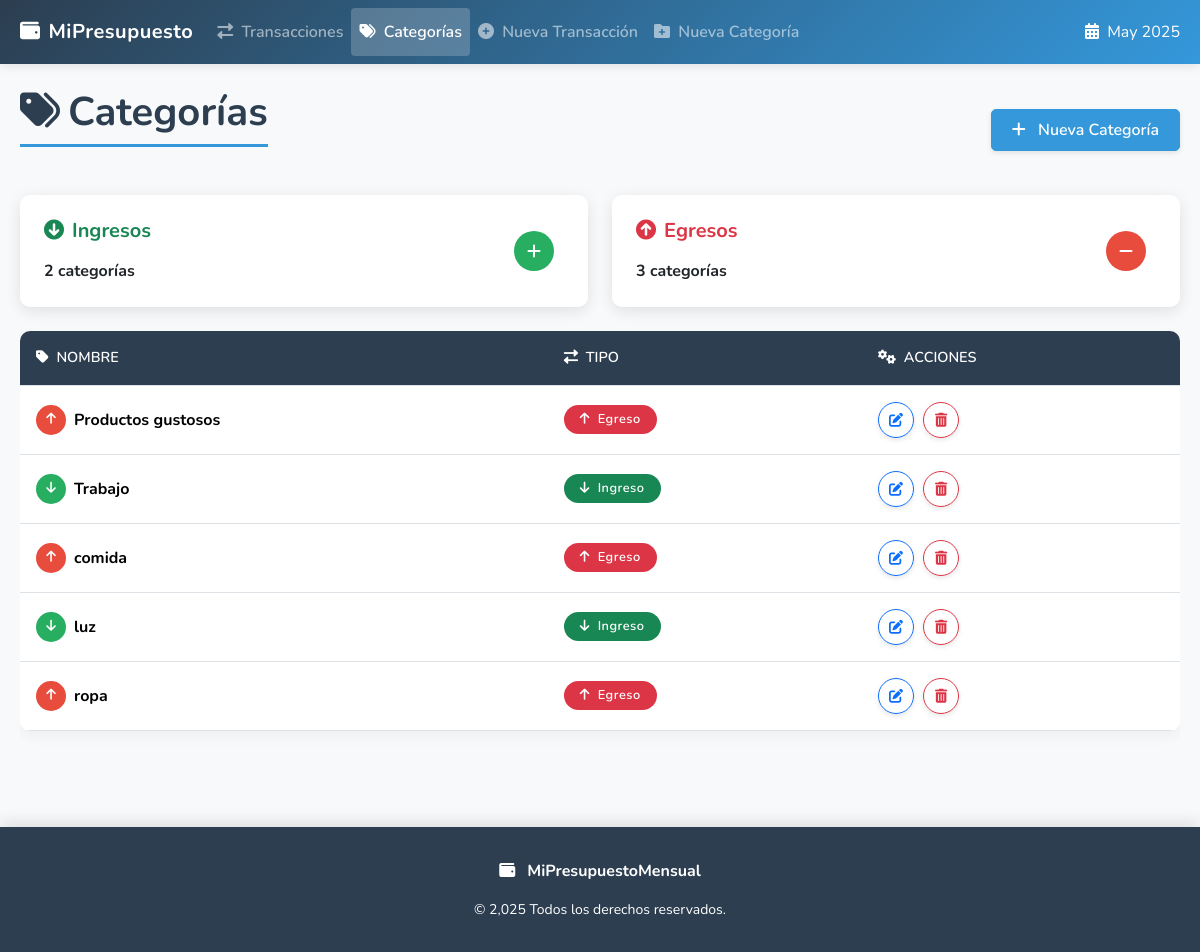
/app/categorias/, run on the app's committed database.
### tracker/models.py (models this page shows, shortened)
class Categoria(models.Model):
    TIPO_CHOICES = [
        ('INGRESO', 'Ingreso'),
        ('EGRESO', 'Egreso'),
    ]
    nombre = models.CharField(max_length=100, unique=True)
    tipo = models.CharField(max_length=7, choices=TIPO_CHOICES)

### tracker/views.py (the view)
# urls.py: path('categorias/', views.categoria_list_view, name='categoria_list'),
def categoria_list_view(request):
    categorias = Categoria.objects.all().order_by('nombre')
    ingreso_count = categorias.filter(tipo='INGRESO').count()
    egreso_count = categorias.filter(tipo='EGRESO').count()
    context = {
        'categorias': categorias,
        'ingreso_count': ingreso_count,
        'egreso_count': egreso_count,
        'current_year': datetime.date.today().year,
    }
    return render(request, 'categoria_list.html', context)

### template/categoria_list.html (shortened to what this page needs)
<!doctype html>
<html lang="es">
<head>
    <link href="https://cdn.jsdelivr.net/npm/bootstrap@5.3.3/dist/css/bootstrap.min.css" rel="stylesheet">
    <link rel="stylesheet" href="https://cdnjs.cloudflare.com/ajax/libs/font-awesome/6.0.0-beta3/css/all.min.css">
</head>
<body>
    <nav class="navbar navbar-expand-lg navbar-dark mb-4">
        <div class="container">
            <a class="navbar-brand" href="{% url 'tracker:transaccion_list' %}">
                <i class="fas fa-wallet me-2"></i>MiPresupuesto
            </a>
            <div class="collapse navbar-collapse" id="navbarNav">
                <ul class="navbar-nav me-auto">
                    <li class="nav-item">
                        <a class="nav-link" href="{% url 'tracker:transaccion_list' %}">
                            <i class="fas fa-exchange-alt me-1"></i> Transacciones
                        </a>
                    </li>
                    <li class="nav-item">
                        <a class="nav-link active" href="{% url 'tracker:categoria_list' %}">
                            <i class="fas fa-tags me-1"></i> Categorías
                        </a>
                    </li>
                    <li class="nav-item">
                        <a class="nav-link" href="{% url 'tracker:transaccion_create' %}">
                            <i class="fas fa-plus-circle me-1"></i> Nueva Transacción
                        </a>
                    </li>
                    <li class="nav-item">
                        <a class="nav-link" href="{% url 'tracker:categoria_create' %}">
                            <i class="fas fa-folder-plus me-1"></i> Nueva Categoría
                        </a>
                    </li>
                </ul>
                <div class="d-flex">
                    <span class="text-white">
                        <i class="fas fa-calendar-alt me-1"></i> {% now "F Y" %}
                    </span>
                </div>
            </div>
        </div>
    </nav>
    <div class="container">
        <div class="d-flex justify-content-between align-items-center mb-4 fade-in">
            <h1><i class="fas fa-tags me-2"></i>Categorías</h1>
            <a href="{% url 'tracker:categoria_create' %}" class="btn btn-primary">
                <i class="fas fa-plus me-2"></i> Nueva Categoría
            </a>
        </div>
        <div class="row mb-4 fade-in" style="animation-delay: 0.2s;">
            <div class="col-md-6">
                <div class="card bg-white">
                    <div class="card-body">
                        <div class="d-flex justify-content-between align-items-center">
                            <div>
                                <h5 class="card-title text-success"><i class="fas fa-arrow-circle-down me-2"></i>Ingresos</h5>
                                <p class="card-text mb-0">
                                    <strong>
                                        {{ ingreso_count }} {% if ingreso_count == 1 %}categoría{% else %}categorías{% endif %}
                                    </strong>
                                </p>
                            </div>
                            <div class="circle-icon icon-ingreso">
                                <i class="fas fa-plus"></i>
                            </div>
                        </div>
                    </div>
                </div>
            </div>
            <div class="col-md-6">
                <div class="card bg-white">
                    <div class="card-body">
                        <div class="d-flex justify-content-between align-items-center">
                            <div>
                                <h5 class="card-title text-danger"><i class="fas fa-arrow-circle-up me-2"></i>Egresos</h5>
                                <p class="card-text mb-0">
                                    <strong>
                                        {{ egreso_count }} {% if egreso_count == 1 %}categoría{% else %}categorías{% endif %}
                                    </strong>
                                </p>
                            </div>
                            <div class="circle-icon icon-egreso">
                                <i class="fas fa-minus"></i>
                            </div>
                        </div>
                    </div>
                </div>
            </div>
        </div>
        {% if categorias %}
            <div class="table-responsive fade-in" style="animation-delay: 0.3s;">
                <table class="table table-hover">
                    <thead>
                        <tr>
                            <th><i class="fas fa-tag me-1"></i> Nombre</th>
                            <th><i class="fas fa-exchange-alt me-1"></i> Tipo</th>
                            <th><i class="fas fa-cogs me-1"></i> Acciones</th>
                        </tr>
                    </thead>
                    <tbody>
                        {% for categoria in categorias %}
                        <tr class="align-middle">
                            <td>
                                <div class="d-flex align-items-center">
                                    <div class="circle-icon {% if categoria.tipo == 'INGRESO' %}icon-ingreso{% else %}icon-egreso{% endif %} me-2" style="font-size: 0.8rem; width: 30px; height: 30px;">
                                        <i class="fas {% if categoria.tipo == 'INGRESO' %}fa-arrow-down{% else %}fa-arrow-up{% endif %}"></i>
                                    </div>
                                    <span class="fw-bold">{{ categoria.nombre }}</span>
                                </div>
                            </td>
                            <td>
                                <span class="categoria-badge badge {% if categoria.tipo == 'INGRESO' %}bg-success{% else %}bg-danger{% endif %}">
                                    <i class="fas {% if categoria.tipo == 'INGRESO' %}fa-arrow-down{% else %}fa-arrow-up{% endif %} me-1"></i>
                                    {{ categoria.get_tipo_display }}
                                </span>
                            </td>
                            <td>
                                <a href="{% url 'tracker:categoria_update' categoria.pk %}" class="btn btn-sm btn-outline-primary action-btn" data-bs-toggle="tooltip" title="Editar categoría">
                                    <i class="fas fa-edit"></i>
                                </a>
                                <a href="{% url 'tracker:categoria_delete' categoria.pk %}" class="btn btn-sm btn-outline-danger action-btn" data-bs-toggle="tooltip" title="Eliminar categoría">
                                    <i class="fas fa-trash-alt"></i>
                                </a>
                            </td>
                        </tr>
                        {% endfor %}
                    </tbody>
                </table>
            </div>
        {% endif %}
    </div>
    <footer class="text-center">
        <div class="container">
            <div class="row">
                <div class="col-md-12">
                    <p>
                        <i class="fas fa-wallet me-2"></i>
                        <strong>MiPresupuestoMensual</strong>
                    </p>
                    <p class="small mb-0">&copy; {{ current_year }} Todos los derechos reservados.</p>
                </div>
            </div>
        </div>
    </footer>
</body>
</html>

### template/categoria_list.html (style rules this page uses)
:root { --primary-color: #2c3e50; --secondary-color: #3498db; --success-color: #27ae60; --danger-color: #e74c3c; --warning-color: #f39c12; --info-color: #2980b9; --light-color: #ecf0f1; --dark-color: #1a252f; }
body { font-family: 'Nunito', -apple-system, BlinkMacSystemFont, 'Segoe UI', Roboto, Oxygen, Ubuntu, Cantarell, sans-serif; background-color: #f8f9fa; color: #333; }
.navbar { box-shadow: 0 2px 10px rgba(0, 0, 0, 0.1); background: linear-gradient(135deg, var(--primary-color), var(--secondary-color)); }
.navbar-brand { font-weight: 700; letter-spacing: 0.5px; }
.navbar-nav .nav-link { font-weight: 600; padding: 0.75rem 1rem; transition: all 0.3s ease; }
.nav-link.active { background-color: rgba(255, 255, 255, 0.2); border-radius: 4px; }
.container { max-width: 1200px; padding: 0 20px; }
h1 { font-weight: 700; color: var(--primary-color); margin-bottom: 1.5rem; border-bottom: 3px solid var(--secondary-color); padding-bottom: 0.5rem; display: inline-block; }
.btn { border-radius: 5px; font-weight: 600; padding: 0.5rem 1.25rem; transition: all 0.3s ease; box-shadow: 0 2px 5px rgba(0, 0, 0, 0.1); }
.btn-primary { background-color: var(--secondary-color); border-color: var(--secondary-color); }
.card { border: none; border-radius: 10px; box-shadow: 0 4px 15px rgba(0, 0, 0, 0.1); transition: all 0.3s ease; }
.card-body { padding: 1.5rem; }
.card-title { font-weight: 700; margin-bottom: 1rem; }
.table { border-radius: 10px; overflow: hidden; box-shadow: 0 4px 15px rgba(0, 0, 0, 0.05); }
.table thead th { background-color: var(--primary-color); color: white; font-weight: 600; text-transform: uppercase; font-size: 0.9rem; padding: 1rem; }
.table tbody tr { transition: all 0.2s ease; }
.table td { padding: 1rem; vertical-align: middle; }
.badge { padding: 0.5rem 0.75rem; font-weight: 600; font-size: 0.8rem; border-radius: 30px; }
.action-btn { width: 36px; height: 36px; padding: 0; display: inline-flex; align-items: center; justify-content: center; border-radius: 50%; margin-right: 5px; transition: all 0.2s ease; }
footer { background-color: var(--primary-color); color: white; padding: 2rem 0; margin-top: 5rem; box-shadow: 0 -5px 15px rgba(0, 0, 0, 0.1); }
.fade-in { animation: fadeIn 0.5s ease forwards; }
.circle-icon { width: 40px; height: 40px; display: inline-flex; align-items: center; justify-content: center; border-radius: 50%; margin-right: 10px; color: white; }
.icon-ingreso { background-color: var(--success-color); }
.icon-egreso { background-color: var(--danger-color); }
.categoria-badge { font-size: 0.8rem; padding: 0.5rem 1rem; border-radius: 20px; font-weight: 600; letter-spacing: 0.5px; }

### data on the page
Categoria: nombre "Productos gustosos", tipo "Egreso"
Categoria: nombre "Trabajo", tipo "Ingreso"
Categoria: nombre "comida", tipo "Egreso"
Categoria: nombre "luz", tipo "Ingreso"
Categoria: nombre "ropa", tipo "Egreso"

### other printed values
{{ ingreso_count }} "2"
{{ egreso_count }} "3"
